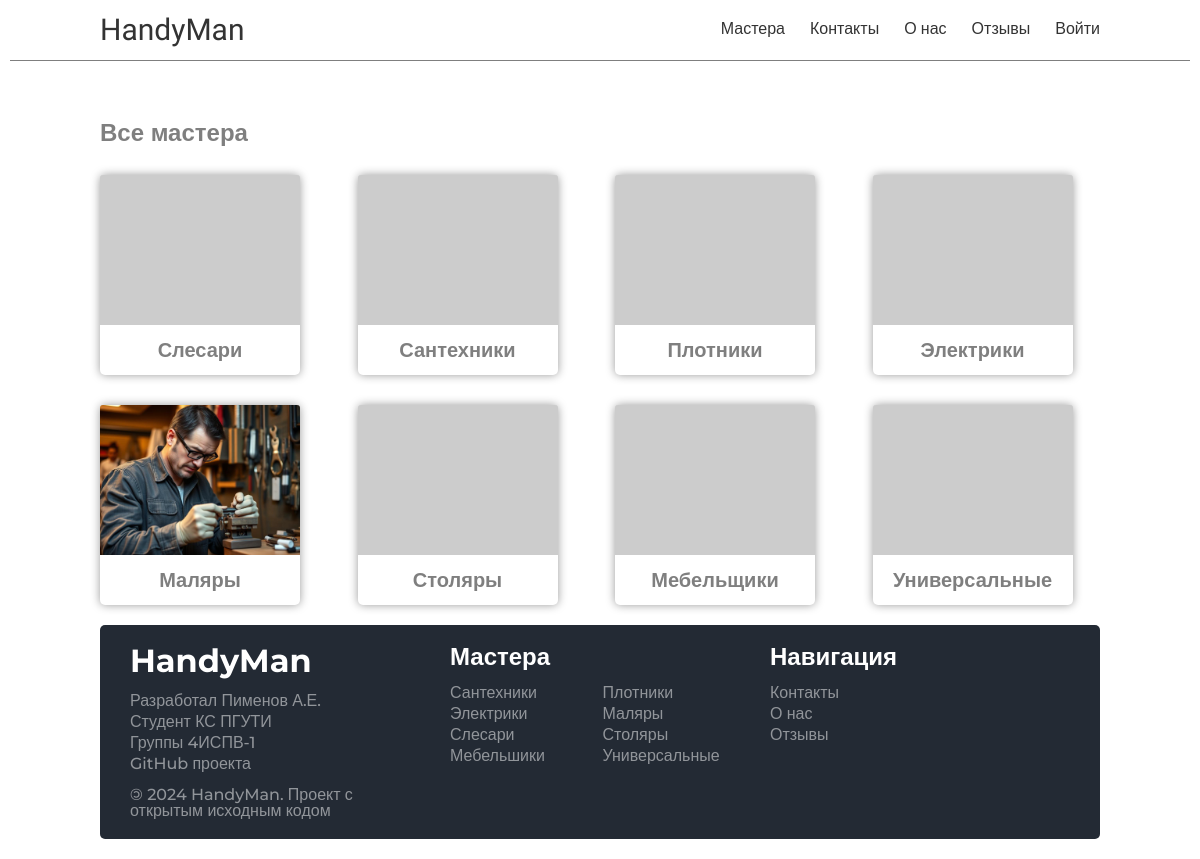
Page /masters/ on the committed database.
### handyman/models.py (models this page shows, shortened)
class Skills(models.Model):
    id = models.UUIDField(primary_key=True, default=uuid.uuid4, editable=False)
    name = models.CharField(max_length=100)
    cat_name = models.CharField(
        max_length=100
    )  # Тоже что и name, но во множественном числе
    slug = models.CharField(max_length=100, unique=True)
    image = models.ImageField(upload_to='skills/images', blank=True, null=True)
    created_at = models.DateTimeField(auto_now_add=True)

### handyman/views.py (the view)
# urls.py: path('masters/', views.masters, name='masters'),
def masters(request):
    skills = Skills.objects.all()
    data = {
        "title": "Мастера",
        "skills": skills,
    }
    return render(request, "handyman/pages/master_pages/masters.html", context=data)

### handyman/templates/handyman/pages/master_pages/masters.html
{% extends "base.html" %}
{% block content %}
    {% include "handyman/include/header.html" %}
    <div class="main-container">
        <div class="main">
            <div class="master-block">
                <h2>Все мастера</h2>
                <div class="master-grid">
                    {% for skill in skills %}
                        <div class="card" onClick="document.location.href='{% url 'masters_type' skill.slug %}'">
                            {% if skill.image %}
                                <img src="{{ skill.image.url }}" alt="{{ skill.name }}"/>
                            {% else %}
                                <img src="https://placehold.co/200x150" alt="{{ skill.name }}"/>
                            {% endif %}
                            <div class="text">{{ skill.cat_name }}</div>
                        </div>
                    {% endfor %}
                </div>
            </div>
        </div>
    </div>
    {% include "handyman/include/footer.html" %}
{% endblock content %}

### handyman/static/handyman/css/style.css (style rules this page uses)
* { box-sizing:border-box }
html,body,div,span,applet,object,iframe,h1,h2,h3,h4,h5,h6,p,blockquote,pre,a,abbr,acronym,address,big,cite,code,del,dfn,em,img,ins,kbd,q,s,samp,small,strike,strong,sub,sup,tt,var,b,u,i,center,dl,dt,dd,ol,ul,li,fieldset,form,label,legend,table,caption,tbody,tfoot,thead,tr,th,td,article,aside,canvas,details,embed,figure,figcaption,footer,header,hgroup,menu,nav,output,ruby,section,summary,time,mark,audio,video { margin:0;padding:0;border:0;font-size:100%;font:inherit;vertical-align:baseline }
body { line-height:1 }
body { min-height:100vh;display:flex;flex-direction:column }
body .main-container { flex:1 }
:root { --swiper-pagination-color: #333 }
.main-container { display:flex;flex-direction:column;align-items:center;margin:0 10px }
.main-container .main { font-family:"Montserrat",sans-serif;font-weight:500;flex-direction:column;width:1000px }
.main-container .main .master-block { margin-top:60px }
.main-container .main .master-block h2 { font-size:24px;color:rgba(0,0,0,.5);font-weight:600 }
.main-container .main .master-block .master-grid { margin-top:30px;display:grid;grid-template-columns:repeat(4, 1fr);gap:30px }
.main-container .main .master-block .master-grid .card { -webkit-box-shadow:0px 0px 10px 0px rgba(0,0,0,.4);-moz-box-shadow:0px 0px 10px 0px rgba(0,0,0,.4);box-shadow:0px 0px 10px 0px rgba(0,0,0,.4);transition:all .3s ease-out;cursor:pointer;border-radius:5px;-webkit-border-radius:5px;-moz-border-radius:5px;-khtml-border-radius:5px;height:200px;width:200px;color:#14151b;display:flex;flex-direction:column }
.main-container .main .master-block .master-grid .card img { width:200px;object-fit:cover;height:150px;border-radius:3px 3px 0 0;-webkit-border-radius:3px 3px 0 0;-moz-border-radius:3px 3px 0 0;-khtml-border-radius:3px 3px 0 0 }
.main-container .main .master-block .master-grid .card .text { width:100%;height:100%;display:flex;flex-direction:column;align-items:center;justify-content:center;font-size:20px;font-weight:600;color:rgba(0,0,0,.5) }

### rows in the picture
Skills: cat_name "Слесари"
Skills: cat_name "Сантехники"
Skills: cat_name "Плотники"
Skills: cat_name "Электрики"
Skills: image (picture), cat_name "Маляры"
Skills: cat_name "Столяры"
Skills: cat_name "Мебельщики"
Skills: cat_name "Универсальные"
